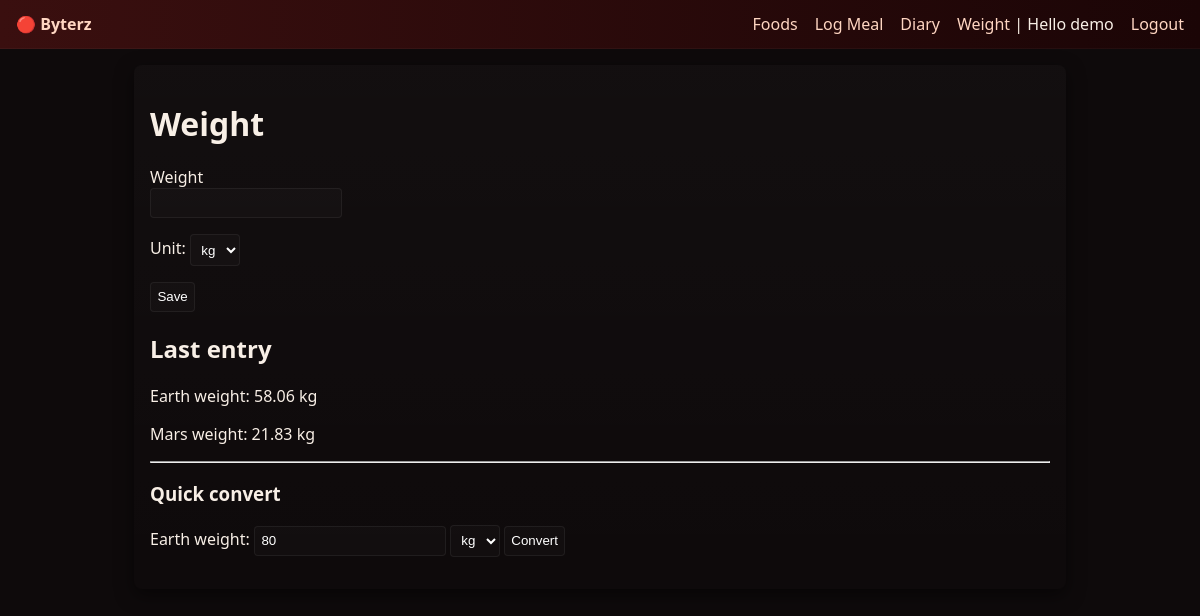
/weight (signed in), run on the app's committed database.
### byterz/models.py (models this page shows, shortened)
class User(db.Model, UserMixin):
    id = db.Column(db.Integer, primary_key=True)
    username = db.Column(db.String(80), unique=True, nullable=False)
    password_hash = db.Column(db.String(128), nullable=False)
    created_at = db.Column(db.DateTime, default=datetime.utcnow)
    settings = db.relationship("UserSettings", uselist=False, backref="user")
    weights = db.relationship("WeightEntry", backref="user", lazy=True)
    meals = db.relationship("Meal", backref="user", lazy=True)

class WeightEntry(db.Model):
    id = db.Column(db.Integer, primary_key=True)
    user_id = db.Column(db.Integer, db.ForeignKey("user.id"), nullable=False)
    weight = db.Column(db.Float, nullable=False)  # stored in kg
    created_at = db.Column(db.DateTime, default=datetime.utcnow)

### byterz/views.py (the view, shortened to what this page needs)
@main_bp.route("/weight", methods=["GET","POST"])
@login_required
def weight():
    form = WeightForm()
    last = WeightEntry.query.filter_by(user_id=current_user.id).order_by(WeightEntry.created_at.desc()).first()
    settings = current_user.settings or UserSettings()
    return render_template("weight.html", form=form, last=last, settings=settings)

### byterz/forms.py
class WeightForm(FlaskForm):
    weight = FloatField("Weight", validators=[DataRequired(), NumberRange(min=0)])
    unit = StringField("Unit", default="kg")
    submit = SubmitField("Save")

### byterz/auth.py (called while the page is built)
@login_manager.user_loader
def load_user(user_id):
    return User.query.get(int(user_id))

### byterz/template/weight.html (shortened to what this page needs)
{% extends "base.html" %}
{% block content %}
  <h1>Weight</h1>
  <form method="post">
    <p>{{ form.weight.label }}<br>{{ form.weight(step="0.1") }}</p>
    <p>Unit: <select name="unit">
      <option value="kg">kg</option>
    </select></p>
    <p>{{ form.submit() }}</p>
  </form>
  {% if last %}
    <h2>Last entry</h2>
    <p>Earth weight: {{ (last.weight)|round(2) }} kg</p>
    <p>Mars weight: {{ (last.weight * 0.376)|round(2) }} kg</p>
  {% endif %}
  <hr>
  <h3>Quick convert</h3>
  <p>
    Earth weight: <input id="w" value="80">
    <select id="unit"><option>kg</option><option>lb</option></select>
    <button id="convert">Convert</button>
  </p>
{% endblock %}

### byterz/template/base.html (shortened to what this page needs)
<!doctype html>
<html lang="en">
<head>
  <link rel="stylesheet" href="{{ url_for('static', filename='style.css') }}">
</head>
<body>
  <header class="site-header">
    <a class="brand" href="{{ url_for('main.index') }}">🔴 Byterz</a>
    <nav>
  {% if current_user.is_authenticated %}
    <a href="{{ url_for('main.foods') }}">Foods</a>
    <a href="{{ url_for('main.meal_log') }}">Log Meal</a>
    <a href="{{ url_for('main.diary') }}">Diary</a>
    <a href="{{ url_for('main.weight') }}">Weight</a>
    <span class="muted">|</span>
    <span>Hello {{ current_user.username }}</span>
    <a href="{{ url_for('auth.logout') }}">Logout</a>
  {% else %}
    <a href="{{ url_for('auth.login') }}">Login</a>
    <a href="{{ url_for('auth.register') }}">Register</a>
  {% endif %}
</nav>
  </header>
  <main class="container">
    {% block content %}{% endblock %}
  </main>
</body>
</html>

### byterz/static/style.css (style rules this page uses)
body { font-family: system-ui, -apple-system, "Segoe UI", Roboto, "Helvetica Neue", Arial; background: #0e0a0b; color: #f8efe6; margin: 0; }
.site-header { display:flex; justify-content:space-between; align-items:center; padding:0.8rem 1rem; background: linear-gradient(90deg,#3a0f0f,#1b0506); border-bottom: 1px solid rgba(255,255,255,0.03); }
.brand { font-weight:700; color:#ffd6c2; text-decoration:none; }
nav a { color:#ffd6c2; margin-left:0.8rem; text-decoration:none; }
.container { padding:1rem; max-width:900px; margin: 1rem auto; background: linear-gradient(180deg, rgba(255,255,255,0.02), transparent); border-radius:8px; box-shadow: 0 6px 18px rgba(0,0,0,0.5); }
input, select, textarea, button { padding:0.4rem; border-radius:4px; border:1px solid rgba(255,255,255,0.06); background: rgba(255,255,255,0.02); color: #fff; }
button { cursor:pointer; }

### data on the page
User: username "demo"
WeightEntry: weight "58.06", (last.weight*0.376)|round(2) "21.83"
